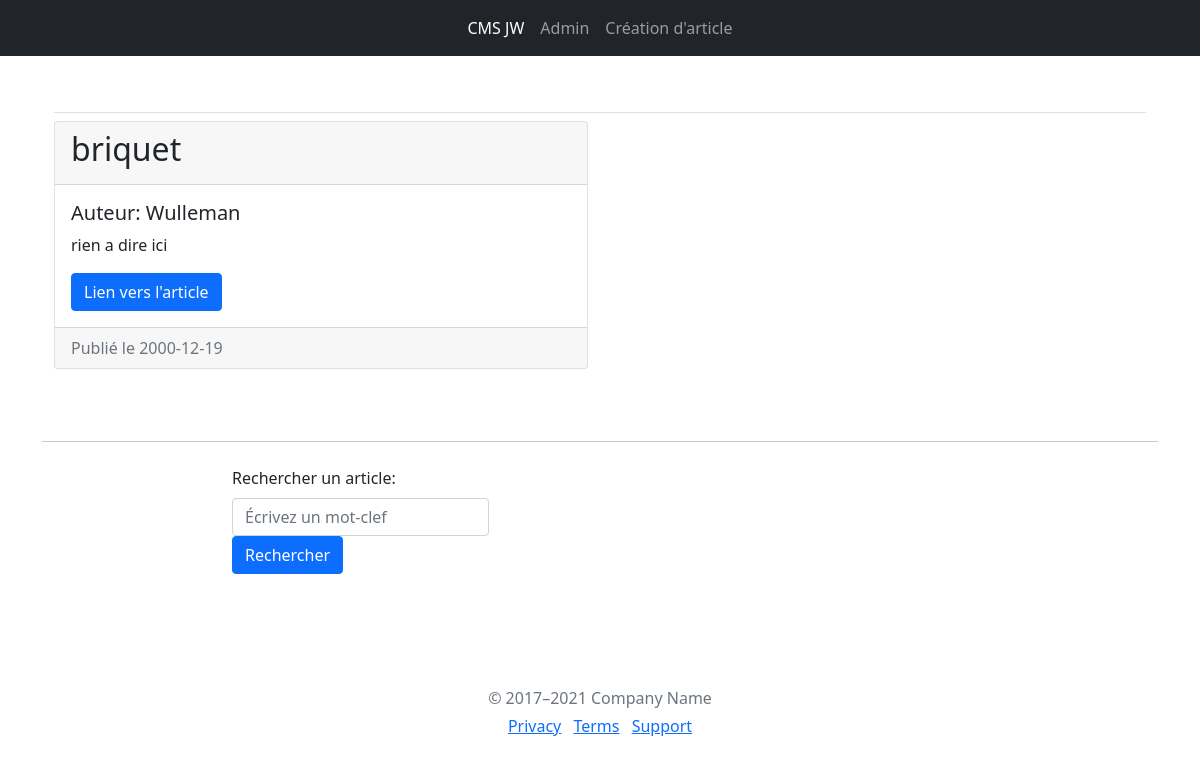
Screenshot of /article/wsdf35434tgrrvg with the database file from the repository.
### tables this page shows
CREATE TABLE article(
    identifiant varchar(50) PRIMARY KEY,
    titre varchar(50) NOT NULL,
    auteur varchar(50) NOT NULL,
    date_publication datetime NOT NULL,
    paragraphe varchar(200) NOT NULL
);

### app.py (the view)
@tp1.route('/article/<string:identifiant>', methods=['GET'])
def get_article(identifiant):
    temp = get_db().get_article_by_id(identifiant)
    if temp is None:
        return render_template("erreur.html"), 404
    else:
        article = []
        article.append(temp)
        return render_template("liste_articles.html", articles=article)

### app.py (called while the page is built)
def get_db():
    db = getattr(g, '_database', None)
    if db is None:
        g._database = Database()
    return g._database

@tp1.teardown_appcontext
def close_connection(exception):
    db = getattr(g, '_database', None)
    if db is not None:
        db.disconnect()

### database.py (called while the page is built)
    def get_connection(self):
        if self.connection is None:
            self.connection = sqlite3.connect('db/database.db')
        return self.connection

    def disconnect(self):
        if self.connection is not None:
            self.connection.close()
            self.connection = None

    def get_article_by_id(self, identifiant):
        requete = "SELECT * FROM article WHERE identifiant like '" + \
            identifiant+"'"
        cursor = self.get_connection().cursor()
        cursor.execute(requete)
        article = cursor.fetchone()
        return article

### templates/liste_articles.html (shortened to what this page needs)
{% extends "layout.html" %}
{%block content%}
<div class="container px-4 py-5" id="featured-3">
    <h1 class="pb-2 border-bottom">{{ titre }}</h1>
    <div class="row  row-cols-1 row-cols-md-2 g-4">
        {% if articles|length == 0 %}
        <h2>Aucun résultat trouvé</h2>
        {% else %}
        {% for article in articles %}
        <div class="feature col">
            <div class="card">
                <div class="card-header">
                    <h2>{{ article[1] }}</h2>
                </div>
                <div class="card-body">
                    <h5 class="card-title">Auteur: {{ article[2] }}</h5>
                    <p class="card-text">{{ article[4] }}</p>
                    <a href="/article/{{ article[0] }}" class="btn btn-primary">Lien vers l'article</a>
                </div>
                <div class="card-footer text-muted">
                    Publié le {{ article[3] }}
                </div>
            </div>
        </div>
        {% endfor %}
        {% endif %}
    </div>
</div>
<div class="container ">
    <hr class="my-4">
    <div class="row height d-flex justify-content-center align-items-center">
        <div class="col-md-8">
            <div class="input-group mb-3">
                <form action="/" method="post">
                    <label for="recherche" class="form-label">Rechercher un article:</label>
                    <input class="form-control" type="search" name="recherche" minlength="2" maxlength="50"
                        pattern="[A-Za-z]*" placeholder="Écrivez un mot-clef" id="recherche">
                    <button type="submit" class="btn btn-primary">Rechercher</button>
                </form>
            </div>
        </div>
    </div>
</div>
{%endblock%}

### rows the page displays
article: titre "briquet", auteur "Wulleman", paragraphe "rien a dire ici", date_publication "2000-12-19"
